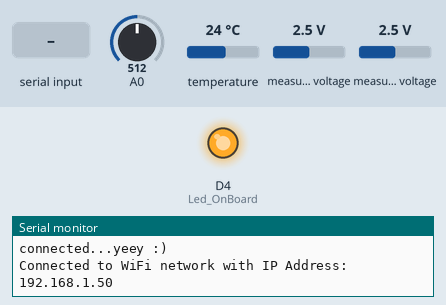
Simulated run of this sketch. Board: ESP8266 (NodeMCU). On the bench: output pins drawn as LEDs (lit = HIGH), the last lines printed to the serial monitor. The test bench sets the inputs (shaded band); at power-on: A0 = 512, temperature 24 °C, measured voltage 2.5 V. WiFi joins after 1.5 s; servers stay silent unless stated; uploads are accepted with an empty reply.

Above: at 4.6 s.
7.8 s: "1" received over the second serial link
At 14.36 s:
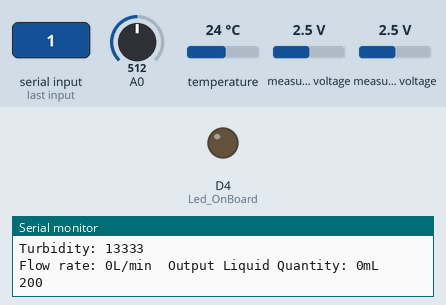
15.7 s: "0" received over the second serial link
22.4 s: "2" received over the second serial link
Timing chart, 0 to 35.2 s (numbered marks = the images above; inputs shaded):
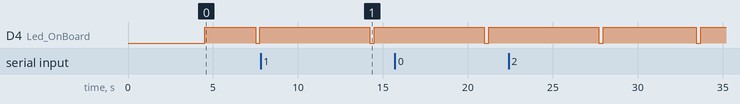

Measured:
- by itself, D4 (Led_OnBoard): alternates HIGH for 5.5 s and LOW for 0.25 s

The sketch:

projek_Andika_v2-A.ino
```cpp
#include <ESP8266WiFi.h>
#include <WiFiClient.h>
#include <ESP8266HTTPClient.h>
#include <OneWire.h>
#include <DallasTemperature.h>
#include <ArduinoJson.h>
#include <SoftwareSerial.h>
#include <Wire.h>
#include <Adafruit_ADS1015.h>

#include <ESP8266WebServer.h>
#include <ESP8266mDNS.h>
#include <DNSServer.h>
#include <WiFiManager.h>

Adafruit_ADS1115 ads;

SoftwareSerial linkSerial(D6, D5); // (Rx, Tx)

int Led_OnBoard = 2;

int data1;
int data2;
int y = 5;

// GPIO where the DS18B20 is connected to
const int oneWireBus = 15;

// Setup a oneWire instance to communicate with any OneWire devices
OneWire oneWire(oneWireBus);

// Pass our oneWire reference to Dallas Temperature sensor
DallasTemperature sensors(&oneWire);

// Wifi config

//const char *ssid = "SpairumNet";             // Your wifi Name
//const char *password = "12341234"; // Your wifi Password
const char *host = "103.253.212.155"; //Your pc or server (database) IP, example : 192.168.0.0 , if you are a windows os user, open cmd, then type ipconfig then look at IPv4 Address.

void setup()
{
  delay(1000);
  pinMode(Led_OnBoard, OUTPUT);
  pinMode(0, INPUT); // LDR

  Serial.begin(115200);
  sensors.begin();
  linkSerial.begin(115200);
  //ads.setGain(GAIN_TWO);
  ads.begin();

  WiFiManager wifiManager;
  wifiManager.autoConnect("AutoConnectAP");
  Serial.println("connected...yeey :)");

  //  while (!Serial) continue;
  //  WiFi.mode(WIFI_OFF); //Prevents reconnection issue (taking too long to connect)
  //  delay(1000);
  //  WiFi.mode(WIFI_STA); //This line hides the viewing of ESP as wifi hotspot
  //  WiFi.begin(ssid, password);
  //  Serial.println("Connecting");

  while (WiFi.status() != WL_CONNECTED)
  {
    digitalWrite(Led_OnBoard, LOW);
    delay(250);
    Serial.print(".");
    digitalWrite(Led_OnBoard, HIGH);
    delay(500);
  }

  Serial.println("");
  Serial.print("Connected to WiFi network with IP Address: ");
  Serial.println(WiFi.localIP());
  digitalWrite(Led_OnBoard, LOW);
  delay(2000);
  digitalWrite(Led_OnBoard, HIGH);
  delay(2000);
}

void loop()
{
  sensors.requestTemperatures();
  float temperatureC = sensors.getTempCByIndex(0);
  Serial.print("Temperatur :");
  Serial.print(temperatureC);
  Serial.println("ºC");

  int16_t adc0, adc1;

  adc0 = ads.readADC_SingleEnded(0);
  adc1 = ads.readADC_SingleEnded(1);
  int ldr = analogRead(0);
  Serial.print("LDR 1: ");
  Serial.println(ldr);
  Serial.print("LDR: ");
  Serial.print(adc0);
  Serial.println(" lux");
  Serial.print("Turbidity: ");
  Serial.println(adc1);

  if (linkSerial.available())
  {
    // This one must be bigger than for the sender because it must store the strings
    StaticJsonDocument<300> doc;
    DeserializationError err = deserializeJson(doc, linkSerial);
    if (err == DeserializationError::Ok)
    {
      // Print the values
      // (we must use as<T>() to resolve the ambiguity)
      Serial.print("Flow rate: ");
      data1 = doc["flowR"];
      Serial.print(data1);
      Serial.print("L/min");
      Serial.print("\t");
      Serial.print("Output Liquid Quantity: ");
      data2 = doc["data2"];
      Serial.print(data2);
      Serial.println("mL");
      /**
      Serial.print("timestamp = ");
      Serial.println(doc["timestamp"].as<long>());
      Serial.print("value = ");
      Serial.println(doc["value"].as<int>());
        **/
    }
    else
    {
      // Print error to the "debug" serial port
      Serial.print("deserializeJson() returned ");
      Serial.println(err.c_str());

      // Flush all bytes in the "link" serial port buffer
      while (linkSerial.available() > 0)
        linkSerial.read();
    }
  }
  /**
  Serial.print("Flow rate: ");
  int data1=root["flowR"];
  Serial.print(data1);
  Serial.print("L/min");
  Serial.print("\t");
  Serial.print("Output Liquid Quantity: ");
  int data2=root["hum"];
  Serial.print(totalML);
  Serial.println("mL");
  **/

  HTTPClient http; //Declare object of class HTTPClient

  String TempValueSend, postData, Debit, LDR, TurbidityVaule;

  TempValueSend = String(temperatureC);
  Debit = String(data1);
  LDR = String(adc0);
  TurbidityVaule = String(adc1);

  postData = "Tvalue=" + TempValueSend + "&Flow=" + Debit + "&Ldr=" + LDR + "&Turbidity=" + TurbidityVaule;

  http.begin("http://dht.spairum.com/DB_water_sensor.php");            //Specify request destination
  http.addHeader("Content-Type", "application/x-www-form-urlencoded"); //Specify content-type header

  int httpCode = http.POST(postData); //Send the request
  String payload = http.getString();  //Get the response payload

  Serial.println(httpCode); //Print HTTP return code
  Serial.println(payload);  //Print request response payloadSS

  http.end(); //Close connection
  digitalWrite(Led_OnBoard, LOW);
  delay(250);
  digitalWrite(Led_OnBoard, HIGH);
  delay(500);
  delay(4000);
}
```
